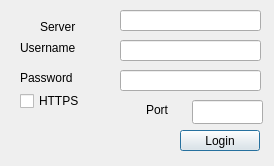
<?xml version="1.0" encoding="UTF-8"?>
<ui version="4.0">
 <class>authDialog</class>
 <widget class="QDialog" name="authDialog">
  <property name="geometry">
   <rect>
    <x>0</x>
    <y>0</y>
    <width>274</width>
    <height>166</height>
   </rect>
  </property>
  <property name="windowTitle">
   <string>Dialog</string>
  </property>
  <widget class="QPushButton" name="loginButton">
   <property name="geometry">
    <rect>
     <x>180</x>
     <y>130</y>
     <width>80</width>
     <height>21</height>
    </rect>
   </property>
   <property name="text">
    <string>Login</string>
   </property>
  </widget>
  <widget class="QLabel" name="usernameLabel">
   <property name="geometry">
    <rect>
     <x>20</x>
     <y>40</y>
     <width>61</width>
     <height>16</height>
    </rect>
   </property>
   <property name="text">
    <string>Username</string>
   </property>
  </widget>
  <widget class="QLineEdit" name="usernameEdit">
   <property name="geometry">
    <rect>
     <x>120</x>
     <y>40</y>
     <width>141</width>
     <height>21</height>
    </rect>
   </property>
  </widget>
  <widget class="QLabel" name="passwordLabel">
   <property name="geometry">
    <rect>
     <x>20</x>
     <y>70</y>
     <width>71</width>
     <height>16</height>
    </rect>
   </property>
   <property name="text">
    <string>Password</string>
   </property>
  </widget>
  <widget class="QLineEdit" name="passwordEdit">
   <property name="geometry">
    <rect>
     <x>120</x>
     <y>70</y>
     <width>141</width>
     <height>21</height>
    </rect>
   </property>
   <property name="echoMode">
    <enum>QLineEdit::Password</enum>
   </property>
   <property name="clearButtonEnabled">
    <bool>false</bool>
   </property>
  </widget>
  <widget class="QLabel" name="serverLabel">
   <property name="geometry">
    <rect>
     <x>40</x>
     <y>20</y>
     <width>47</width>
     <height>13</height>
    </rect>
   </property>
   <property name="text">
    <string>Server</string>
   </property>
  </widget>
  <widget class="QLineEdit" name="serverEdit">
   <property name="geometry">
    <rect>
     <x>120</x>
     <y>10</y>
     <width>141</width>
     <height>21</height>
    </rect>
   </property>
  </widget>
  <widget class="QCheckBox" name="httpsCheckBox">
   <property name="geometry">
    <rect>
     <x>20</x>
     <y>90</y>
     <width>84</width>
     <height>22</height>
    </rect>
   </property>
   <property name="text">
    <string>HTTPS</string>
   </property>
  </widget>
  <widget class="QLabel" name="portLabel">
   <property name="geometry">
    <rect>
     <x>146</x>
     <y>100</y>
     <width>31</width>
     <height>20</height>
    </rect>
   </property>
   <property name="text">
    <string>Port</string>
   </property>
  </widget>
  <widget class="QLineEdit" name="portEdit">
   <property name="geometry">
    <rect>
     <x>192</x>
     <y>100</y>
     <width>71</width>
     <height>24</height>
    </rect>
   </property>
   <property name="text">
    <string/>
   </property>
  </widget>
 </widget>
 <resources/>
 <connections/>
</ui>
